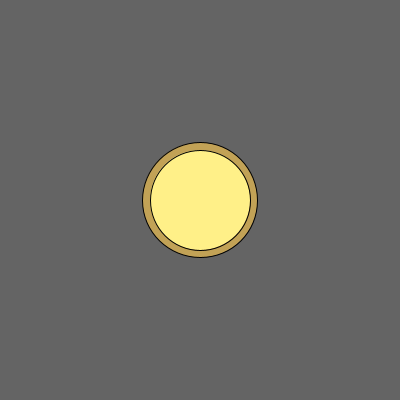
Frame 1 (no input)
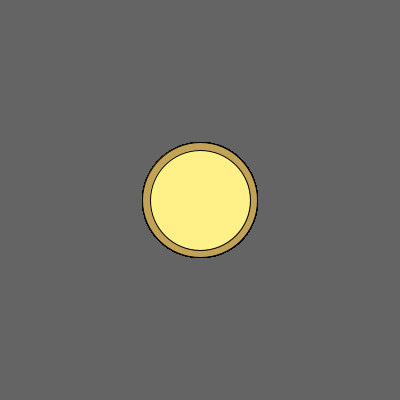
Frame 60 (the mouse pressed at the canvas centre just before this capture)
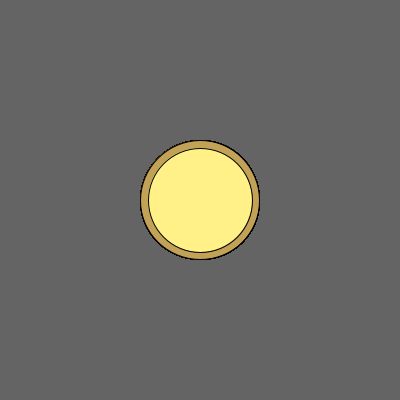
Frame 120 (the mouse held since frame 60 and released just before this capture)

The Processing sketch that drew these frames (run headless with seeded random() and noise(); from frame 60 on, the mouse is pressed at the canvas centre):

// Processing sketch: processing_20263
// ── processing_20263.pde

void setup(){
  size(400,400);
  ellipseMode(CENTER);
  rectMode(CENTER);
  background(100);

}
 int x=115;
  int y=100;
      int  P = 0;
      int P2=0;
void draw(){
  pizza(x,y);
}
// larger pizza right click
void mousePressed () {
  background(100);
    x+=4;
      y+=4;
      P++;
      P2++;
      pizza(x,y);
  }
  // smaller pizza press l
  void keyPressed(){
    background(100);
    if(key == 'l'){
    x-=4;
      y-=4;
      pizza(x,y);
    P--;
     P2--;
  }
  // peperoni press p
      if(key =='p'){
        background(100);
        pizza(x,y);
        fill(245,15,64);
        ellipse(random(150+P,250+P),random(150+P2,250+P2),5,5);
        noFill();
      }
      // bacon click b
       background(100);
        pizza(x,y);
       if(key =='b'){
        fill(247,154,149);
       rect(random(150+P,250+P),random(150+P2,250+P2),5,10);
        noFill();
  }
  // ham click h
   if(key =='h'){
      background(100);
        pizza(x,y);
        fill(90,51,12);
        ellipse(random(150+P,250+P),random(150+P2,250+P2),5,5);
        noFill();
  }
  // vegitables click v
   if(key =='v'){
         background(100);
        pizza(x,y);
        fill(46,144,16);
        ellipse(random(150+P,250+P),random(150+P2,250+P2),5,5);
        noFill();
  }
  }


//pizza

  void pizza(float A, float B){
  fill(194,162,86);
  ellipse(width/2,height/2,A,A);
  fill(255,240,136);
  ellipse(width/2,height/2,B,B);

  
}  
